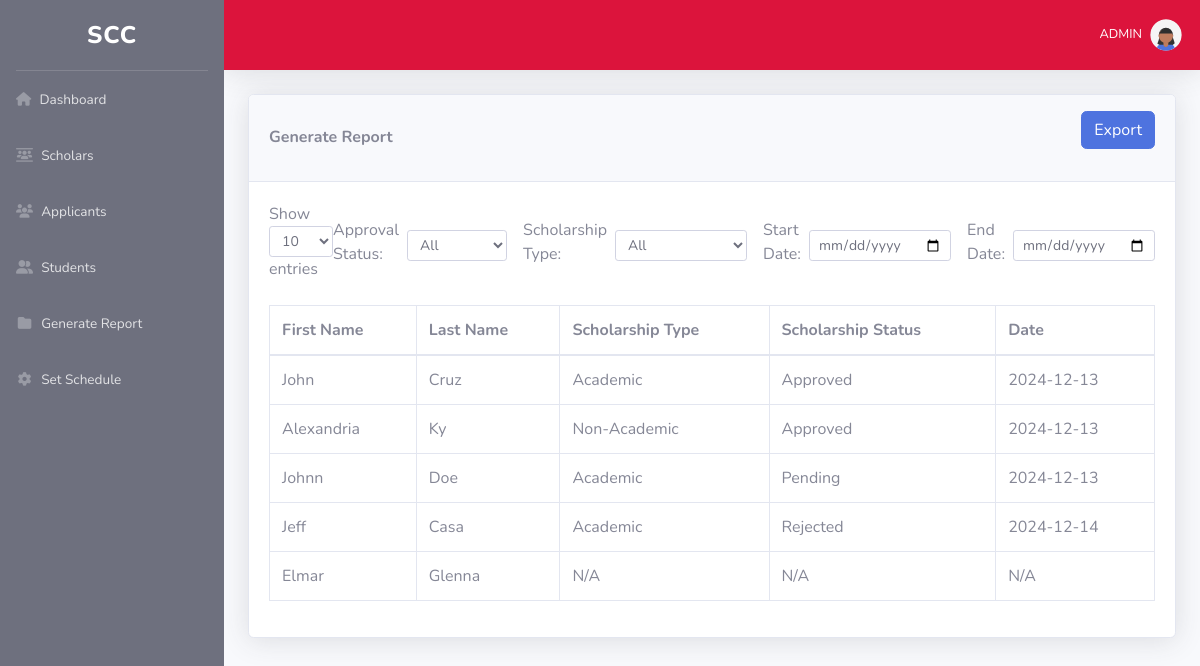
Screenshot of /generate.php with the database file from the repository.
### tables this page shows
CREATE TABLE `students` (
  `id` int(11) NOT NULL,
  `sid` varchar(30) NOT NULL,
  `sfname` varchar(50) NOT NULL,
  `smname` varchar(50) NOT NULL,
  `slname` varchar(50) NOT NULL,
  `sfix` varchar(10) NOT NULL,
  `sgender` varchar(10) NOT NULL,
  `sdbirth` date NOT NULL,
  `semail` varchar(50) NOT NULL,
  `spass` varchar(255) NOT NULL,
  `saddress` varchar(255) NOT NULL,
  `scontact` varchar(20) NOT NULL,
  `sctship` varchar(50) NOT NULL,
  `scourse` varchar(20) NOT NULL,
  `syear` varchar(20) NOT NULL,
  `simg` varchar(50) NOT NULL,
  `is_verified` tinyint(1) DEFAULT 0,
  `verification_token` varchar(255) DEFAULT NULL
);

CREATE TABLE `scholarship_applications` (
  `id` int(11) NOT NULL,
  `student_id` int(11) NOT NULL,
  `officer_id` int(11) DEFAULT NULL,
  `s_scholarship_type` varchar(20) NOT NULL,
  `s_account_status` varchar(20) DEFAULT 'Pending',
  `snote` text DEFAULT NULL,
  `applied_on` date NOT NULL,
  `updated_on` date DEFAULT NULL
);

CREATE TABLE `admin_status` (
  `id` int(11) NOT NULL,
  `is_scholar` tinyint(1) DEFAULT 0,
  `s_scholar_status` varchar(20) DEFAULT 'Pending',
  `added_on` date DEFAULT NULL,
  `student_id` int(11) DEFAULT NULL
);

### generate.php (the view, shortened to what this page needs)
<?php
include('includes/header.php');
include('includes/navbar.php');
include('includes/db.php');
$sql_all_students = "SELECT s.id, s.sfname, s.slname,
                     a.s_scholar_status,
                     sa.s_account_status, sa.applied_on, sa.s_scholarship_type
                     FROM students s
                     LEFT JOIN admin_status a ON s.id = a.student_id
                     LEFT JOIN scholarship_applications sa ON s.id = sa.student_id";
$result_all_students = $conn->query($sql_all_students);
?>
<div class="container-fluid">
  <div class="card shadow mb-4">
    <div class="card-header py-3 d-flex justify-content-between align-items-center">
        <h6 class="m-0 font-weight-bold text-bg-gray">Generate Report</h6>
        <div class="mb-3">
            <button id="printButton" class="btn btn-primary">Export</button>
        </div>
    </div>
    <div class="card-body">
        <div class="d-flex justify-content-between align-items-center mb-3">
            <div class="dataTables_length">
                <label>
                    Show
                    <select name="dataTable_length" aria-controls="dataTable" class="form-control form-control-sm" style="width: auto; display: inline-block;">
                        <option value="10">10</option>
                    </select>
                    entries
                </label>
            </div>
    <label for="approvalFilter" class="mr-2">Approval Status:</label>
    <select id="approvalFilter" class="form-control form-control-sm mr-3" style="width: auto;">
        <option value="">All</option>
    </select>
            <div class="d-flex align-items-center">
                <label for="scholarshipFilter" class="mr-2">Scholarship Type:</label>
                <select id="scholarshipFilter" class="form-control form-control-sm mr-3" style="width: auto;">
                    <option value="">All</option>
                </select>
                <label for="dateFilterStart" class="mr-2">Start Date:</label>
                <input type="date" id="dateFilterStart" class="form-control form-control-sm mr-3" style="width: auto;">
                <label for="dateFilterEnd" class="mr-2">End Date:</label>
                <input type="date" id="dateFilterEnd" class="form-control form-control-sm" style="width: auto;">
            </div>
        </div>
        <div class="table-responsive">
    <table class="table table-bordered" width="100%" cellspacing="0">
        <thead>
            <tr>
                <th>First Name</th>
                <th>Last Name</th>
                <th>Scholarship Type</th>
                <th>Scholarship Status</th>
                <th>Date</th>
            </tr>
        </thead>
        <tbody id="tableBody">
            <?php
            if ($result_all_students->num_rows > 0) {
                while ($row = $result_all_students->fetch_assoc()) {
                    echo "<tr>";
                    echo "<td>" . (!empty($row['sfname']) ? htmlspecialchars($row['sfname']) : "") . "</td>";
                    echo "<td>" . (!empty($row['slname']) ? htmlspecialchars($row['slname']) : "") . "</td>";
                    echo "<td class='scholarship-type'>" . (!empty($row['s_scholarship_type']) ? htmlspecialchars($row['s_scholarship_type']) : "N/A") . "</td>";
                     $status = !empty($row['s_scholar_status']) ? htmlspecialchars($row['s_scholar_status']) : "N/A";
                     echo "<td class='approval-status'>" . $status . "</td>";
                    if (!empty($row['applied_on'])) {
                        $formatted_date = date("Y-m-d", strtotime($row['applied_on']));
                        echo "<td class='applied-date'>" . htmlspecialchars($formatted_date) . "</td>";
                    } else {
                        echo "<td class='applied-date'>N/A</td>";
                    }
                    echo "</tr>";
                }
            } else {
                echo "<tr><td colspan='4'>No data available</td></tr>";
            }
            ?>
        </tbody>
    </table>
</div>
    </div>
</div>
<?php
include('includes/scripts.php');
?>
</div>

### includes/header.php (shortened to what this page needs)
<!DOCTYPE html>
<html lang="en">
<head>
  <link href="vendor/fontawesome-free/css/all.min.css" rel="stylesheet" type="text/css">
  <link href="css/sb-admin-2.min.css" rel="stylesheet">
  <link href="vendor/datatables/dataTables.bootstrap4.min.css" rel="stylesheet">
</head>
<body id="page-top">
  <div id="wrapper">

### includes/navbar.php (shortened to what this page needs)
   <ul class="navbar-nav bg-gray-700 sidebar sidebar-dark accordion" id="accordionSidebar">
<body>
<a class="sidebar-brand d-flex align-items-center justify-content-center" href="index.php">
  <div class="sidebar-brand-text mx-3">SCC</div>
</a>
<hr class="sidebar-divider my-0">
<li class="nav-item">
  <a class="nav-link" href="index.php">
  <i class="fa-solid fa-house"></i>
    <span>Dashboard</span></a>
</li>
<li class="nav-item">
  <a class="nav-link" href="scholars.php">
  <i class="fa-solid fa-users-between-lines"></i>
    <span>Scholars</span></a>
</li>
<li class="nav-item">
  <a class="nav-link" href="students.php">
  <i class="fa-solid fa-users"></i>
    <span>Applicants</span></a>
</li>
<li class="nav-item">
  <a class="nav-link" href="student.php">
  <i class="fa-solid fa-user-group"></i>
    <span>Students</span></a>
</li>
<li class="nav-item">
  <a class="nav-link" href="generate.php">
  <i class="fas fa-fw fa-folder"></i>
    <span>Generate Report</span></a>
</li>
<li class="nav-item">
  <a class="nav-link" href="schedule.php">
  <i class="fas fa-fw fa-cog"></i>
    <span>Set Schedule</span></a>
</li>
</ul>
    <div id="content-wrapper" class="d-flex flex-column">
      <div id="content">
        <nav class="navbar navbar-expand navbar-dark navbar-crimson topbar mb-4 static-top shadow">
          <ul class="navbar-nav ml-auto">
            <li class="nav-item dropdown no-arrow">
              <a class="nav-link dropdown-toggle" href="#" id="userDropdown" role="button" data-toggle="dropdown" aria-haspopup="true" aria-expanded="false">
                <span class="mr-2 d-none d-lg-inline text-white small">
               ADMIN
                </span>
                <img class="img-profile rounded-circle" src="img/undraw_profile_1.svg">
              </a>
            </li>
          </ul>
        </nav>

### includes/scripts.php (shortened to what this page needs)
<link href="vendor/fontawesome/css/all.min.css" rel="stylesheet">

### rows the page displays
students: sfname "John", slname "Cruz", scholarship_applications.s_scholarship_type "Academic", admin_status.s_scholar_status "Approved", scholarship_applications.applied_on "2024-12-13"
students: sfname "Alexandria", slname "Ky", scholarship_applications.s_scholarship_type "Non-Academic", admin_status.s_scholar_status "Approved", scholarship_applications.applied_on "2024-12-13"
students: sfname "Johnn", slname "Doe", scholarship_applications.s_scholarship_type "Academic", admin_status.s_scholar_status "Pending", scholarship_applications.applied_on "2024-12-13"
students: sfname "Jeff", slname "Casa", scholarship_applications.s_scholarship_type "Academic", admin_status.s_scholar_status "Rejected", scholarship_applications.applied_on "2024-12-14"
students: sfname "Elmar", slname "Glenna", shows "N/A", status "N/A"
